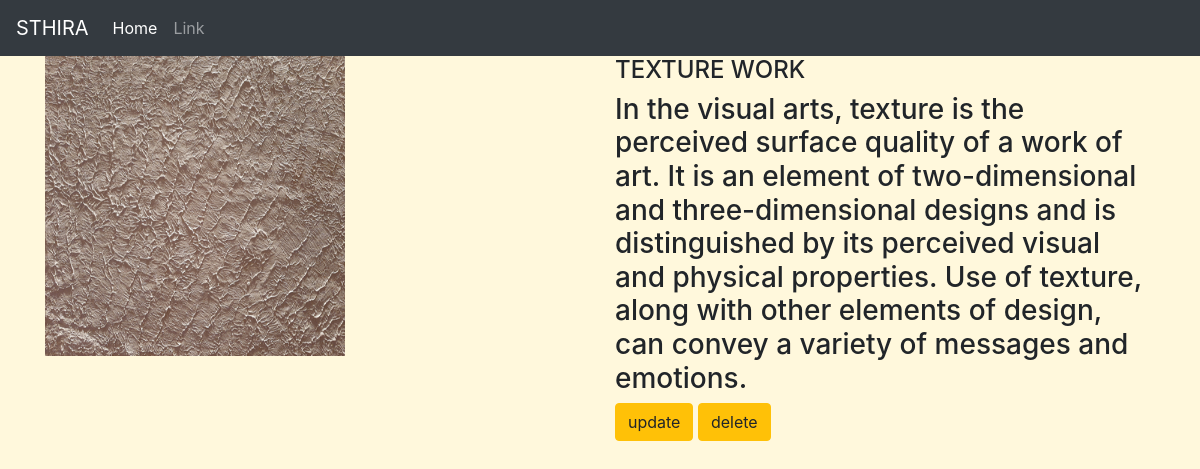
/service/3/, run on the app's committed database.
### sthiraapp/models.py (models this page shows, shortened)
class Service(models.Model):
    type=models.CharField(max_length=500)
    desc=models.TextField()
    img=models.ImageField(upload_to='gallery')

### sthiraapp/views.py (the view)
# urls.py: path('service/<int:service_id>/', views.detail, name='detail'),
def detail(request,service_id):
    det=Service.objects.get(id=service_id)
    return render(request,'detail.html',{'det':det})

### templates/detail.html
{% extends 'base.html' %}
{% block content %}
<div class="container">
    <div class="row">
        <div class="col-md-6">
            <img src="{{ det.img.url }}" width="300px" height="300px" >
        </div>
        <div class="col-md-6">
            <h4>{{det.type}}</h4>
            <h3>{{det.desc}}</h3>
            <a class="btn btn-warning" href="{% url 'sthiraapp:update' det.id %}">update</a>
            <a class="btn btn-warning" href="{% url 'sthiraapp:delete' det.id %}">delete</a>
        </div>
    </div>
</div>
{% endblock %}

### static/style.css (style rules this page uses)
body { background-color:Cornsilk; }

### data on the page
Service: img (picture), type "TEXTURE WORK", desc "In the visual arts, texture is the perceived surface quality of a work of art. It is an element of two-dimensional and three-dimensional designs and is distinguished by its perceived visual and physical properties. Use of texture, along with other elements of design, can convey a variety of messages and emotions."
